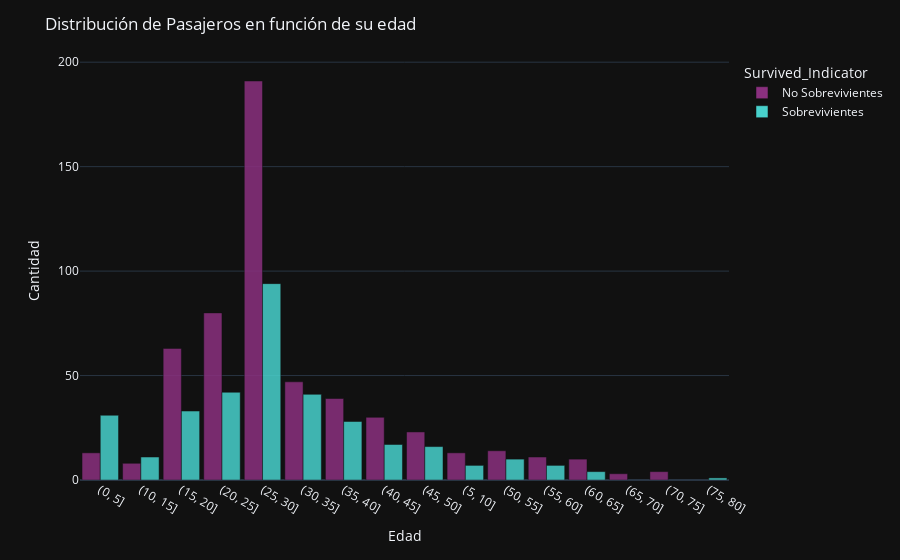

The code cell stored with this chart in its notebook:
### Code cell
# ANALISIS DE SOBREVIVIENTES SEGUN EL EDAD
bins = pd.cut(df['Age'], np.arange(0, 100, 5)).astype(str)
grouped = df.groupby([bins, 'Survived_Indicator']).size().reset_index(name='Count')

fig = px.bar(grouped, x='Age', y='Count', color='Survived_Indicator',
             color_discrete_sequence=colorx, opacity=0.85,template='plotly_dark')

fig.update_layout(
    title='Distribución de Pasajeros en función de su edad',
    xaxis=dict(title='Edad'),
    yaxis=dict(title='Cantidad'),
    bargap=0.1,
    showlegend=True,
    barmode='group' 
)

fig.show()

### Figure 1 — Plotly figure (JSON) as saved in the notebook; plotly's stock layout.template omitted (floating-point values rounded to 4 significant figures)
{"data": [{"alignmentgroup": "True", "hovertemplate": "Survived_Indicator=No Sobrevivientes<br>Age=%{x}<br>Count=%{y}<extra></extra>", "legendgroup": "No Sobrevivientes", "marker": {"color": "#8A307F", "opacity": 0.85, "pattern": {"shape": ""}}, "name": "No Sobrevivientes", "offsetgroup": "No Sobrevivientes", "orientation": "v", "showlegend": true, "textposition": "auto", "type": "bar", "x": ["(0, 5]", "(10, 15]", "(15, 20]", "(20, 25]", "(25, 30]", "(30, 35]", "(35, 40]", "(40, 45]", "(45, 50]", "(5, 10]", "(50, 55]", "(55, 60]", "(60, 65]", "(65, 70]", "(70, 75]"], "xaxis": "x", "y": [13, 8, 63, 80, 191, 47, 39, 30, 23, 13, 14, 11, 10, 3, 4], "yaxis": "y"}, {"alignmentgroup": "True", "hovertemplate": "Survived_Indicator=Sobrevivientes<br>Age=%{x}<br>Count=%{y}<extra></extra>", "legendgroup": "Sobrevivientes", "marker": {"color": "MEDIUMturquoise", "opacity": 0.85, "pattern": {"shape": ""}}, "name": "Sobrevivientes", "offsetgroup": "Sobrevivientes", "orientation": "v", "showlegend": true, "textposition": "auto", "type": "bar", "x": ["(0, 5]", "(10, 15]", "(15, 20]", "(20, 25]", "(25, 30]", "(30, 35]", "(35, 40]", "(40, 45]", "(45, 50]", "(5, 10]", "(50, 55]", "(55, 60]", "(60, 65]", "(75, 80]"], "xaxis": "x", "y": [31, 11, 33, 42, 94, 41, 28, 17, 16, 7, 10, 7, 4, 1], "yaxis": "y"}], "layout": {"bargap": 0.1, "barmode": "group", "legend": {"title": {"text": "Survived_Indicator"}, "tracegroupgap": 0}, "margin": {"t": 60}, "showlegend": true, "title": {"text": "Distribución de Pasajeros en función de su edad"}, "xaxis": {"anchor": "y", "domain": [0, 1], "title": {"text": "Edad"}}, "yaxis": {"anchor": "x", "domain": [0, 1], "title": {"text": "Cantidad"}}}}
